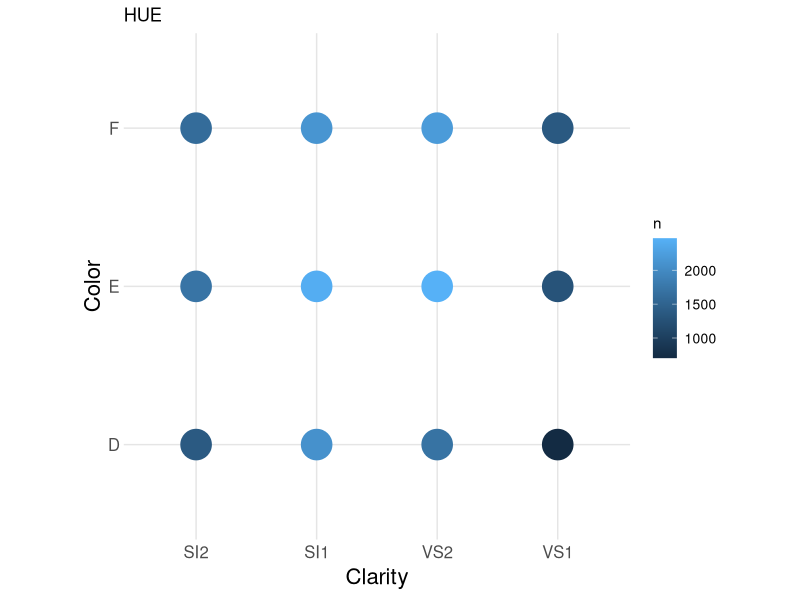
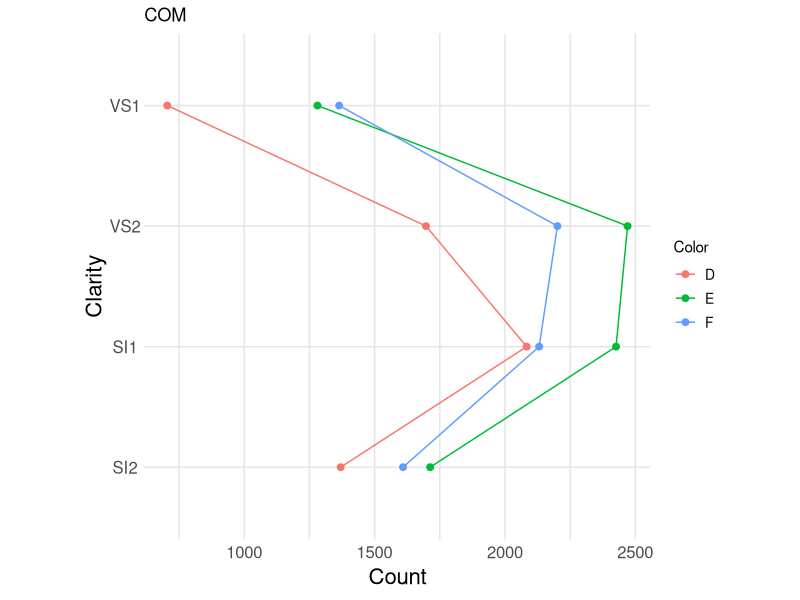
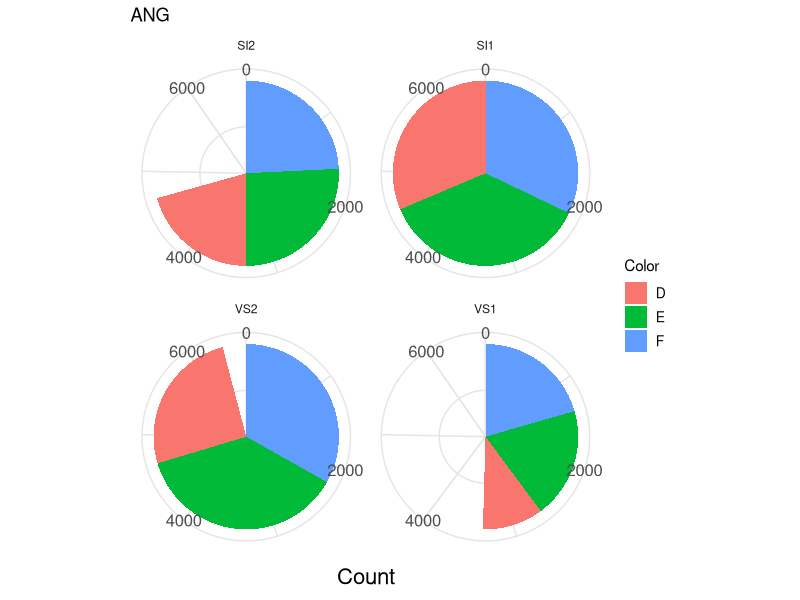
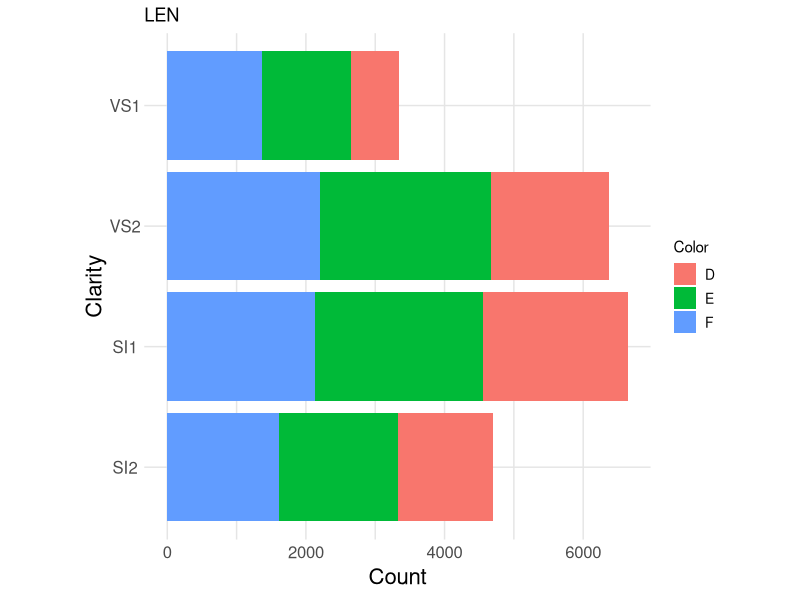
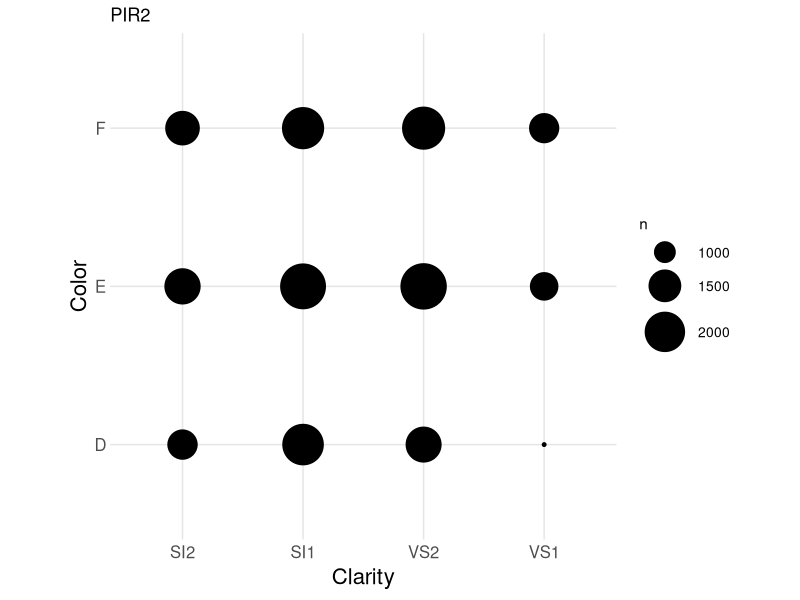
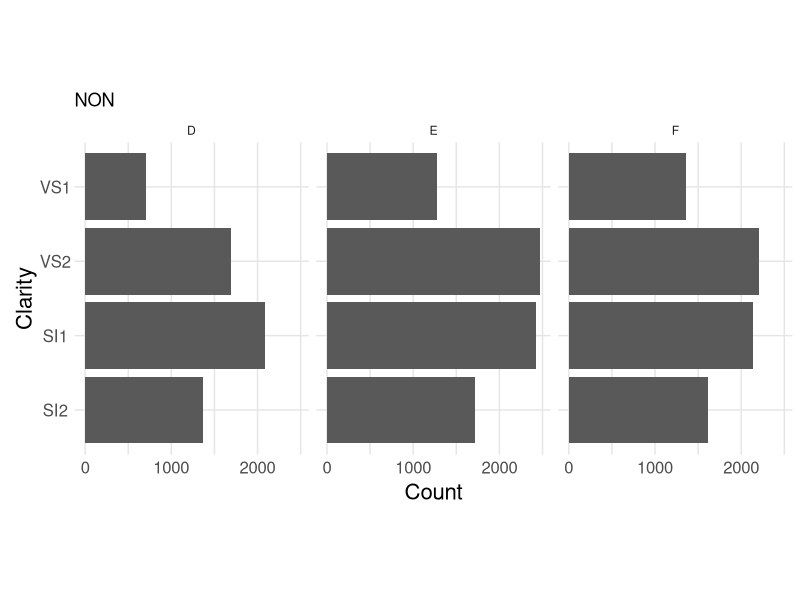
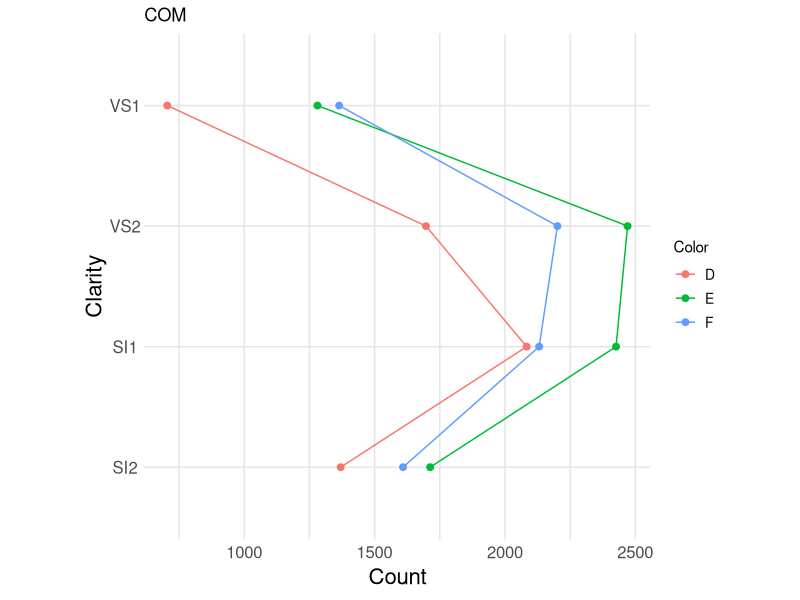
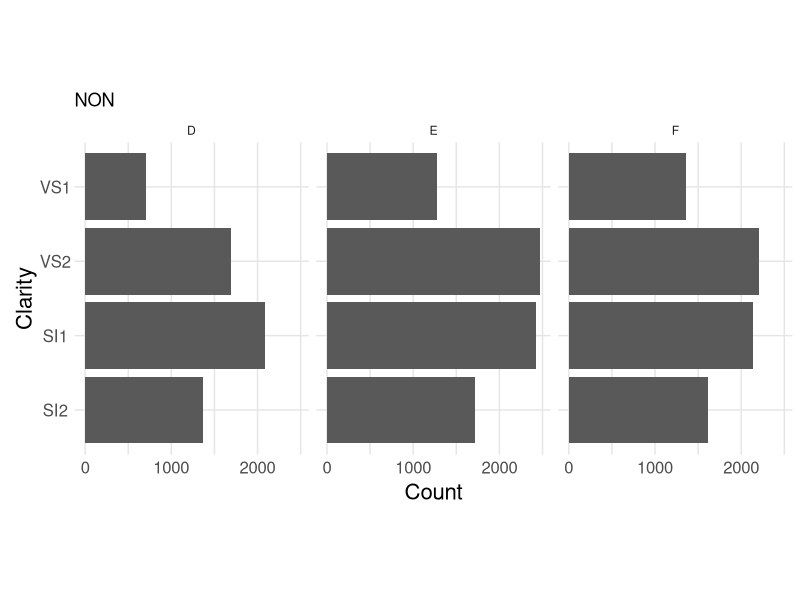

Recreate these plots in R, in order.
## ---- chunk 1
library(tidyverse)

asp_ratio  <- 4 / 4
img_width  <- 5
img_height <- img_width * asp_ratio

# Common theme settings
theme_common <- function() {
  theme_minimal() %+replace%
  theme(
    axis.text.x = element_text(size = 12),
    axis.text.y = element_text(size = 12),
    axis.title.x = element_text(margin = margin(4, 4, 4, 4), size = 16),
    axis.title.y = element_text(margin = margin(4, 4, 4, 4), size = 16, angle = 90),

    aspect.ratio = asp_ratio,

    ## plot.margin   = unit(c(t = +0, b = +0, r = +0, l = +0), "cm"),
    ## panel.spacing = unit(c(t = +0, b = +0, r = +0, l = +0), "cm"),

    legend.text = element_text(size = 10),

    panel.grid.major = element_line(color = "grey90"),
    panel.grid.minor = element_line(color = "grey90")
  )
}

# Custom save
mysave <- function(filename) {
  ggsave(
    filename = filename,
    height   = img_height,
    width    = img_width,
    units    = "in"
    ## device   = cairo_ps
  )
}
## ---- chunk 2
fig_common <-
  diamonds %>%
  filter(
    color %in% c("D", "E", "F"),
    clarity %in% c("SI1", "SI2", "VS1", "VS2")
  ) %>%
  group_by(clarity, color) %>%
  summarize(n = n()) %>%
  ggplot(aes(x = clarity, y = n, group = color, color = as.factor(color))) +
  geom_line() +
  geom_point(size = 2) +
  scale_color_discrete(name = "Color") +
  coord_flip() +
  theme_common() +
  labs(
    x = "Clarity",
    y = "Count",
    title = "COM"
  )
mysave("../images/01_common_scale.png")
## ---- chunk 3
fig_nonaligned <-
  diamonds %>%
  filter(
    color %in% c("D", "E", "F"),
    clarity %in% c("SI1", "SI2", "VS1", "VS2")
  ) %>%
  ggplot(aes(x = clarity)) +
  geom_bar() +
  coord_flip() +
  scale_y_continuous(breaks = c(0, 1e3, 2e3, 3e3)) +
  facet_grid(.~color) +
  theme_common() +
  theme(aspect.ratio = 4 / 3) +
  labs(
    x = "Clarity",
    y = "Count",
    title = "NON"
  )
mysave("../images/02_nonaligned_scale.png")
## ---- chunk 4
fig_length <-
  diamonds %>%
  filter(
    color %in% c("D", "E", "F"),
    clarity %in% c("SI1", "SI2", "VS1", "VS2")
  ) %>%
  ggplot(aes(x = clarity, fill = as.factor(color))) +
  geom_bar() +
  coord_flip() +
  scale_fill_discrete(name = "Color") +
  theme_common() +
  labs(
    x = "Clarity",
    y = "Count",
    title = "LEN"
  )
mysave("../images/03_length.png")
## ---- chunk 5
fig_angle <-
  diamonds %>%
  filter(
    color %in% c("D", "E", "F"),
    clarity %in% c("SI1", "SI2", "VS1", "VS2")
  ) %>%
  group_by(clarity, color) %>%
  summarize(n = n()) %>%
  ggplot(aes(x = "", y = n, fill = color)) +
  geom_bar(width = 1, stat = "identity") +
  coord_polar("y", start = 0) +
  scale_fill_discrete(name = "Color") +
  facet_wrap(.~clarity) +
  theme_common() +
  labs(
    x = NULL,
    y = "Count",
    title = "ANG"
  )
mysave("../images/04_angle.png")
## ---- chunk 6
fig_area <-
  diamonds %>%
  filter(
    color %in% c("D", "E", "F"),
    clarity %in% c("SI1", "SI2", "VS1", "VS2")
  ) %>%
  group_by(clarity, color) %>%
  summarize(n = n()) %>%
  ggplot(aes(clarity, color, size = n)) +
  geom_point() +
  scale_size_continuous(range = c(1, 15)) +
  theme_common() +
  labs(
    x = "Clarity",
    y = "Color",
    title = "PIR2"
  )
mysave("../images/05_area.png")
## ---- chunk 7
fig_hue <-
  diamonds %>%
  filter(
    color %in% c("D", "E", "F"),
    clarity %in% c("SI1", "SI2", "VS1", "VS2")
  ) %>%
  group_by(clarity, color) %>%
  summarize(n = n()) %>%
  ggplot(aes(clarity, color, color = n)) +
  geom_point(size = 10) +
  theme_common() +
  labs(
    x = "Clarity",
    y = "Color",
    title = "HUE"
  )
mysave("../images/06_hue.png")
## ---- chunk 8
set.seed(102)
df_figs <-
  tribble(
                 ~task, ~fig,
        "Common scale", fig_common,
    "Nonaligned scale", fig_nonaligned,
              "Length", fig_length,
               "Angle", fig_angle,
                "Area", fig_area,
           "Color hue", fig_hue
  ) %>%
  sample_frac(size = 1)
## ---- chunk 9
df_figs %>% pull(fig)
